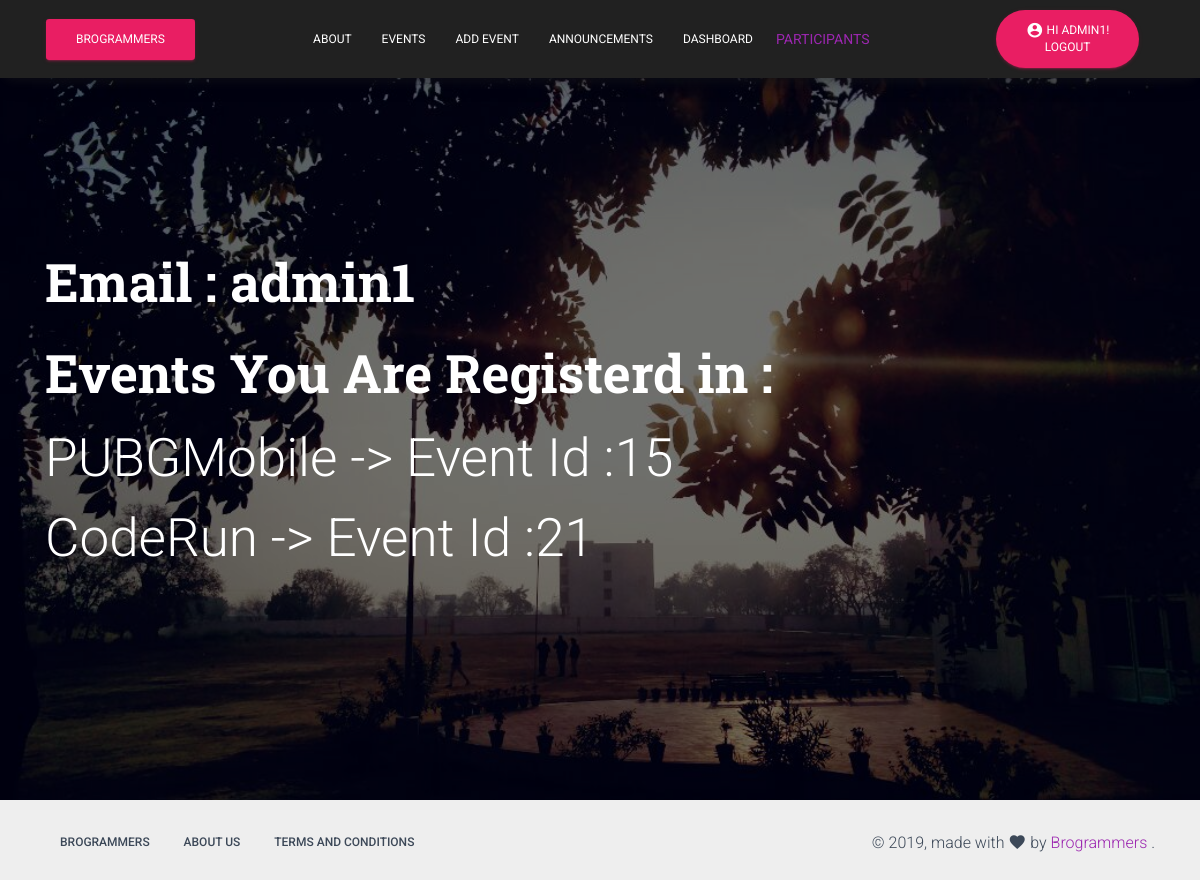
/events/show_events_registered (signed in), run on an earlier commit of the app's database.
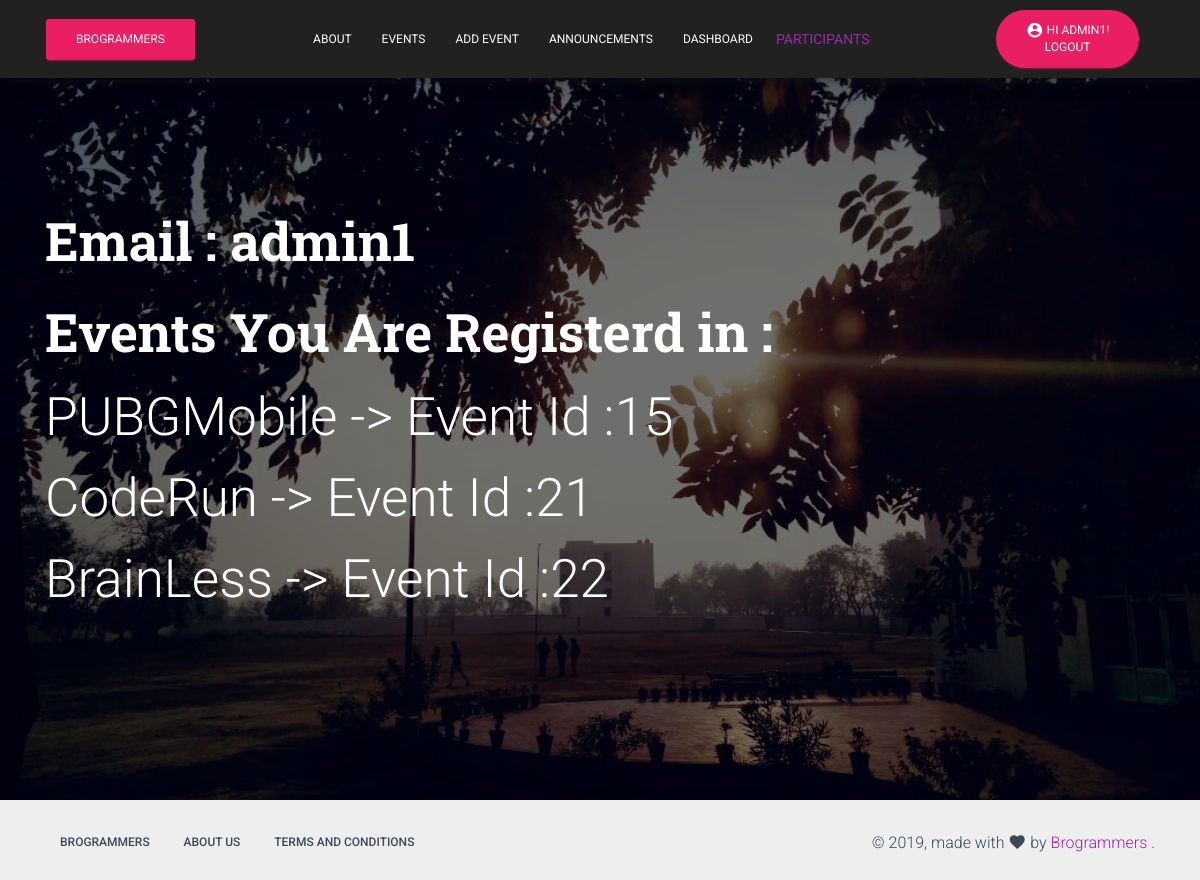
And on a later commit of the database.
### events/models.py (models this page shows, shortened)
class student_registere_event(models.Model):
    pay_status = (('PAID','PAID'),
                 ('UNPAID','UNPAID'))
    email = models.ForeignKey(User,on_delete=models.CASCADE)
    event_name = models.ForeignKey('event',on_delete=models.CASCADE)
    payment = models.CharField(max_length=10, choices=pay_status,
        default='UNPAID')
    date_time = models.DateTimeField(auto_now=True)

class event(models.Model):
    name = models.CharField(max_length=100)
    detail=models.TextField()
    event_organisers = models.ManyToManyField('event_organisers',blank=True)
    image=models.FileField(null=True,blank=True,upload_to="static/events/images")
    price = models.CharField(max_length=10,default = 'Free')
    date_time = models.DateTimeField(null=True)
    def __str__(self):
        return self.name

### events/views.py (the view)
# urls.py: path("show_events_registered",views.show_events_registed,name="dashboard"),
def show_events_registed(request):
    email = request.user
    registed_events = student_registere_event.objects.filter(email=email)
    if registed_events.count():
        dic= {"eventsp":registed_events,"yes":1}
    else:
        dic= {"eventsp":"Opps.. You are not registered to any event","yes":0}
    return render(request,"events/regevent.html",dic)

### events/templates/events/regevent.html
{% extends 'comman.html' %}
{% load static %}
{% block content %}
<div class="page-header error-page header-filter" style="background-image: url('{% static 'img/gndu1.jpg' %}')">
    <div class="container">
      <div class="row">
        <div class="col-md-12">
          <h1 class="title">Email : {{ request.user }}</h1>
          {% if yes %}
          <h1 class="title">Events You Are Registerd in :</h1>
          {% for event in eventsp %}
          <div class="tim-note">
		  <h1>{{ event.event_name }} -> event id :{{ event.id }}</h1>
</div>
		  {% endfor %}
		  {% else %}
		  <div>
		  <h1 class="title">{{ eventsp }}</h1>
		</div>
{% endif %}
        </div>
      </div>
    </div>
  </div>
{% endblock %}

### templates/comman.html (shortened to what this page needs)
{% load static %}
<!DOCTYPE html>
<html lang="en">
<head>
  <link rel="stylesheet" href="https://maxcdn.bootstrapcdn.com/font-awesome/latest/css/font-awesome.min.css">
  <link href="{% static 'css/material-kit.css' %}" rel="stylesheet" />
<body class="comman page">
<nav class="navbar bg-dark fixed-top navbar-expand-lg " color-on-scroll="100" id="sectionsNav" role="navigation-demo">
            <div class="container">
              <div class="navbar-translate">
                <a class="btn btn-rose btn btn-primary" <a href="{% url "home"  %}">Brogrammers</a>
              </div>
              <div class="collapse navbar-collapse">
                <ul class="navbar-nav navbar-center ml-auto">
                  <li class="nav-item">
                    <a href="{% url "about" %}" class="nav-link">
                      about
                    </a>
                  </li>
                  <li class="dropdown nav-item">
                    <a href="{% url "events:event" %}" class="nav-link">
                      events
                    </a>
                  </li>
{% if request.user.is_active and   request.user.is_superuser %}
                   <li class="dropdown nav-item">
                    <a href="{% url "events:eventreg" %}" class="nav-link">
                    Add  event
                    </a>
                  </li>
                  {% endif %}
                    <li class="dropdown nav-item">
                    <a href="{% url "announcement" %}" class="nav-link">
                        Announcements
                    </a>
                  </li>
                  {% if request.user.is_authenticated %}
                     <li class="dropdown nav-item">
                    <a href="{% url "events:dashboard" %}" class="nav-link">
                      Dashboard
                    </a>
                  </li>
                    {% if request.user.is_staff %}
                    <li>
                    <a href="{% url "events:organiser" user.username %}" class="nav-link">Participants</a>
                  </li>
                  {% endif%}
                   </ul>
                   {% endif %}
                    <ul class="navbar-nav ml-auto">
{% if request.user.is_authenticated %}
                      <li class="nav-item">
                        <div class="col-lg-6 col-md-6">
                            <a href="{% url "logout" %}" class="btn btn-rose btn-round">
                                    <i class="material-icons">account_circle</i>
                                  Hi  {{ user.username }}!<br>
                                  Logout
                              </a>
                            </div>
                            </li>
{% endif %}
                </ul>
              </div>
            </div>
          </nav>
{% block content %}
{% endblock %}
 <footer class="footer footer-default">
    <div class="container">
      <nav class="float-left">
        <ul>
          <li>
            <a href="{% url "home" %}">
              Brogrammers
            </a>
          </li>
          <li>
            <a href="{% url "about" %}">
              About Us
            </a>
          </li>
          <li>
            <a href="{% url "privacy" %}">
              terms and conditions
            </a>
          </li>
        </ul>
      </nav>
      <div class="copyright float-right">
        &copy;
        , made with <i class="material-icons">favorite</i> by
        <a href="{% url "home" %}" target="_blank">Brogrammers</a> .
      </div>
    </div>
  </footer>
</body>
</html>

What changed in the data, as far as the page shows it:
added student_registere_event: event_name "BrainLess", id "22"
